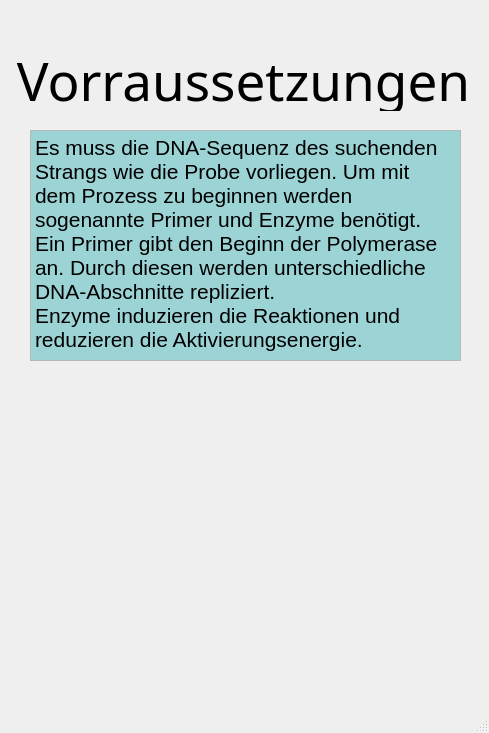
<?xml version="1.0" encoding="UTF-8"?>
<ui version="4.0">
 <class>Vorraussetzung</class>
 <widget class="QMainWindow" name="Vorraussetzung">
  <property name="geometry">
   <rect>
    <x>0</x>
    <y>0</y>
    <width>489</width>
    <height>733</height>
   </rect>
  </property>
  <property name="windowTitle">
   <string>Vorraussetzungen</string>
  </property>
  <widget class="QWidget" name="centralwidget">
   <widget class="QTextEdit" name="textEdit">
    <property name="geometry">
     <rect>
      <x>30</x>
      <y>130</y>
      <width>431</width>
      <height>231</height>
     </rect>
    </property>
    <property name="readOnly">
     <bool>true</bool>
    </property>
    <property name="html">
     <string>&lt;!DOCTYPE HTML PUBLIC &quot;-//W3C//DTD HTML 4.0//EN&quot; &quot;http://www.w3.org/TR/REC-html40/strict.dtd&quot;&gt;
&lt;html&gt;&lt;head&gt;&lt;meta name=&quot;qrichtext&quot; content=&quot;1&quot; /&gt;&lt;meta charset=&quot;utf-8&quot; /&gt;&lt;style type=&quot;text/css&quot;&gt;
p, li { white-space: pre-wrap; }
hr { height: 1px; border-width: 0; }
li.unchecked::marker { content: &quot;\2610&quot;; }
li.checked::marker { content: &quot;\2612&quot;; }
&lt;/style&gt;&lt;/head&gt;&lt;body style=&quot; font-family:'Segoe UI'; font-size:9pt; font-weight:400; font-style:normal;&quot; bgcolor=&quot;#9cd4d6&quot;&gt;
&lt;p style=&quot; margin-top:12px; margin-bottom:12px; margin-left:0px; margin-right:0px; -qt-block-indent:0; text-indent:0px;&quot;&gt;&lt;span style=&quot; font-family:'Arial','sans-serif'; font-size:16pt;&quot;&gt;Es muss die DNA-Sequenz des suchenden Strangs wie die Probe vorliegen. Um mit dem Prozess zu beginnen werden sogenannte Primer und Enzyme benötigt. &lt;br /&gt;Ein Primer gibt den Beginn der Polymerase an. Durch diesen werden unterschiedliche DNA-Abschnitte repliziert. &lt;br /&gt;Enzyme induzieren die Reaktionen und reduzieren die Aktivierungsenergie. &lt;/span&gt;&lt;/p&gt;&lt;/body&gt;&lt;/html&gt;</string>
    </property>
   </widget>
   <widget class="QLabel" name="label">
    <property name="geometry">
     <rect>
      <x>-2</x>
      <y>50</y>
      <width>491</width>
      <height>61</height>
     </rect>
    </property>
    <property name="font">
     <font>
      <family>Tw Cen MT</family>
      <pointsize>40</pointsize>
      <bold>false</bold>
     </font>
    </property>
    <property name="text">
     <string>Vorraussetzungen</string>
    </property>
    <property name="alignment">
     <set>Qt::AlignCenter</set>
    </property>
   </widget>
   <widget class="QLabel" name="Vorraus_lbl">
    <property name="geometry">
     <rect>
      <x>20</x>
      <y>370</y>
      <width>451</width>
      <height>301</height>
     </rect>
    </property>
    <property name="text">
     <string/>
    </property>
    <property name="pixmap">
     <pixmap>pcrGrundprinzip.jpg</pixmap>
    </property>
    <property name="scaledContents">
     <bool>true</bool>
    </property>
   </widget>
  </widget>
  <widget class="QMenuBar" name="menubar">
   <property name="geometry">
    <rect>
     <x>0</x>
     <y>0</y>
     <width>489</width>
     <height>22</height>
    </rect>
   </property>
  </widget>
  <widget class="QStatusBar" name="statusbar"/>
 </widget>
 <resources/>
 <connections/>
</ui>
